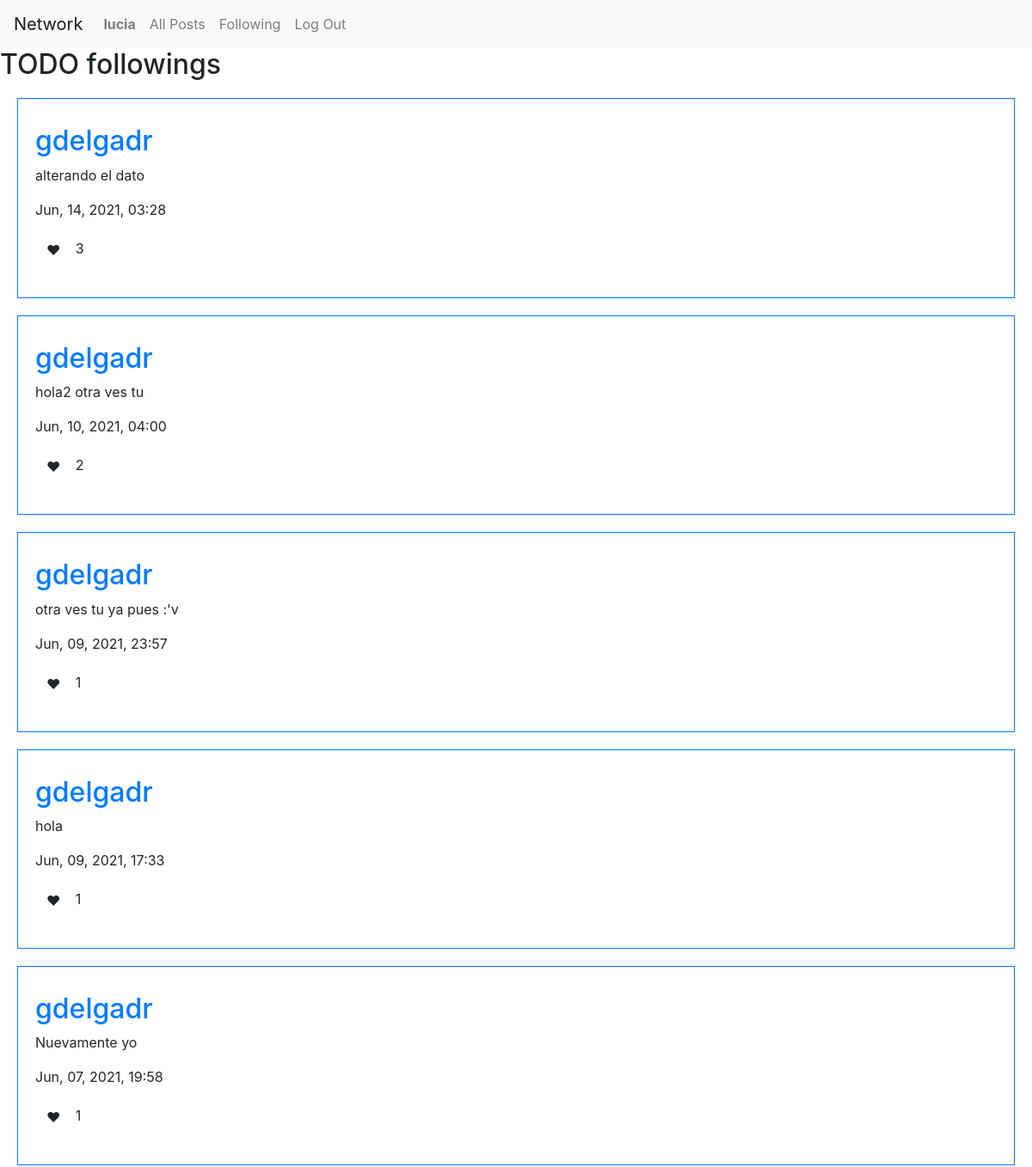
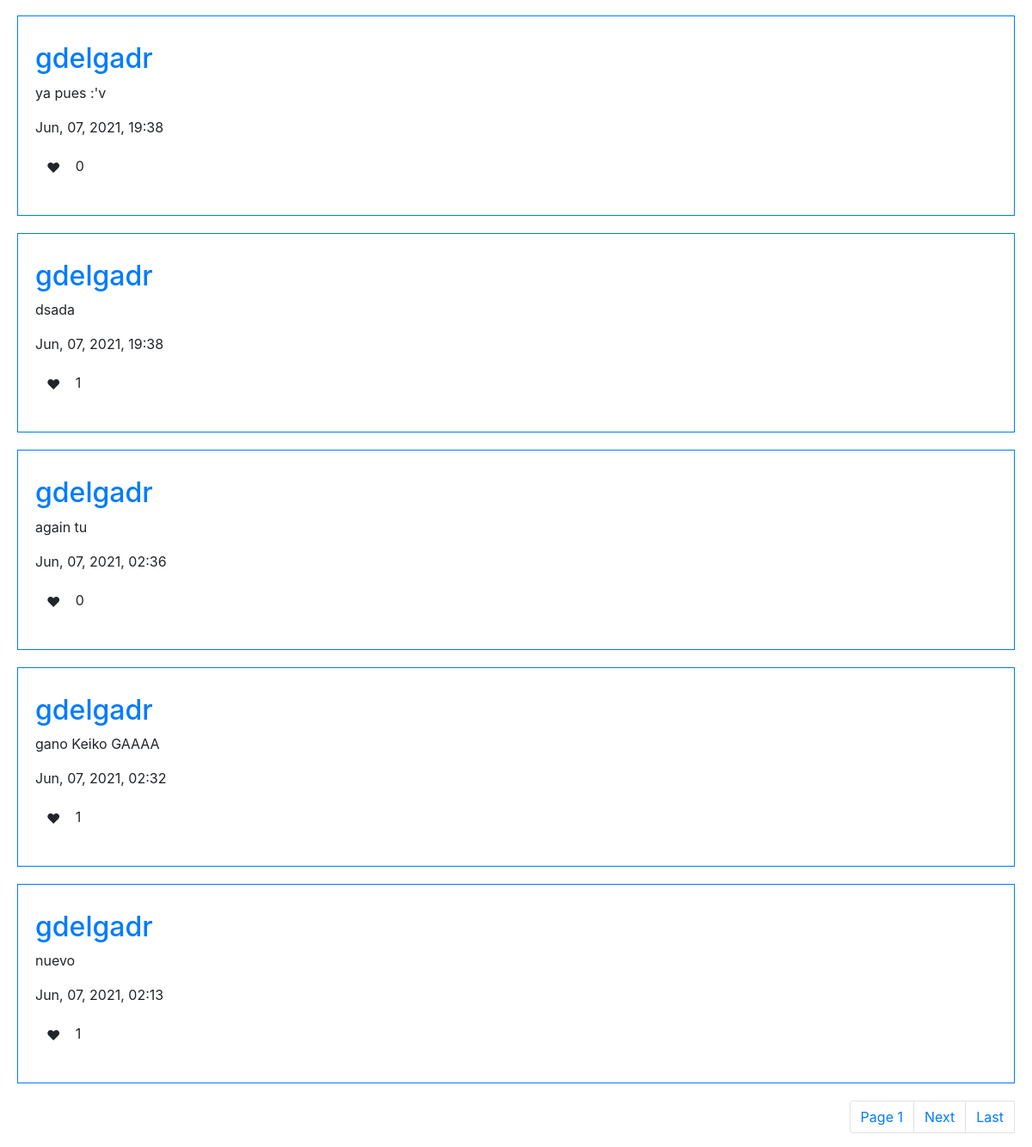
The page /followings (signed in) on the database its author committed (2 pictures, top to bottom).
### network/models.py (models this page shows, shortened)
class User(AbstractUser):
    pass

class Post(models.Model):
    content = models.CharField(max_length=255)
    user = models.ForeignKey('User', on_delete=models.CASCADE, related_name='author')
    date = models.DateTimeField(auto_now_add=True)
    liked = models.ManyToManyField('User', default=None, blank=True, related_name='post_likes')
    @property
    def num_likes(self):
        return self.liked.all().count()

### network/views.py (the view)
# urls.py: path("followings", views.followings, name="followings"),
def followings(request):
    current_user = request.user
    follows = Profile.objects.filter(follower=current_user)
    posts = Post.objects.all().order_by('-date')
    posted = []
    for p in posts:
        for follower in follows:
            if follower.target == p.user:
                posted.append(p)
    paginator = Paginator(posted, 10)
    page_number = request.GET.get('page')
    page_obj = paginator.get_page(page_number)
    return render(request,'network/followings.html',{
        'page_obj':page_obj
    })

### network/templates/network/followings.html (shortened to what this page needs)
{% extends "network/layout.html" %}
{% block body %}
    <h2>TODO followings</h2>
    {% for post in page_obj %}
        <div id="posts" data-page="{{ post.id }}" class="border border-primary">
            <h2><a href="{% url 'profile' username=post.user %}">{{ post.user.username }}</a></h2>
            <p class="post-content">{{ post.content }}</p>
            <p>{{ post.date | date:'M, d, Y, H:i' }}</p>
            <p>
                <button id="like_post" title="Love it" class="btn btn-counter" data-count="0">&#x2764;</button>
                <span>{{ post.num_likes }}</span>
            </p>
        </div>
    {% empty %}
        <p>No posts to show</p>
    {% endfor %}
{% endblock %}

### network/templates/network/layout.html (shortened to what this page needs)
{% load static %}
<!DOCTYPE html>
<html lang="en">
    <head>
        <link rel="stylesheet" href="https://stackpath.bootstrapcdn.com/bootstrap/4.4.1/css/bootstrap.min.css">
        <link rel="stylesheet" href="https://cdnjs.cloudflare.com/ajax/libs/font-awesome/4.7.0/css/font-awesome.min.css">
        <link href="{% static 'network/styles.css' %}" rel="stylesheet">
    </head>
    <body>
        <nav class="navbar navbar-expand-lg navbar-light bg-light">
            <a class="navbar-brand" href="{% url 'index' %}">Network</a>
            <div>
              <ul class="navbar-nav mr-auto">
                {% if user.is_authenticated %}
                    <li class="nav-item">
                        <a class="nav-link" href="{% url 'profile' username=user.username %}"><strong>{{ user.username }}</strong></a>
                    </li>
                {% endif %}
                <li class="nav-item">
                  <a class="nav-link" href="{% url 'index' %}">All Posts</a>
                </li>
                {% if user.is_authenticated %}
                    <li class="nav-item">
                        <a class="nav-link" href="{% url 'followings' %}">Following</a>
                    </li>
                    <li class="nav-item">
                        <a class="nav-link" href="{% url 'logout' %}">Log Out</a>
                    </li>
                {% endif %}
              </ul>
            </div>
          </nav>
        <div class="body">
            {% block body %}{% endblock %}
        </div>
        <nav id="pagination" aria-label="Page navigation example">
            <ul class="pagination justify-content-end">
                <li class="page-item">
                    <button class="page-link">Page {{ page_obj.number }}</button>
                </li>
                {% if page_obj.has_next %}
                    <li class="page-item">
                      <a class="page-link" href="?page={{ page_obj.next_page_number }}">Next</a>
                    </li>
                    <li>
                        <a class="page-link" href="?page={{ page_obj.paginator.num_pages }}">Last</a>
                    </li>
              {% endif %}
            </ul>
        </nav>
    </body>
</html>

### network/static/network/styles.css (style rules this page uses)
#compose-form , #posts { margin: 20px; border: 1px solid black; padding-left: 20px; padding-right: 20px; padding-top: 30px; padding-bottom: 20px; }
nav#pagination { padding-right: 20px; }

### rows shown on the page
User: username "lucia"
Post: user.username "gdelgadr", content "alterando el dato", date "Jun, 14, 2021, 03:28", num_likes "3"
Post: user.username "gdelgadr", content "hola2 otra ves tu", date "Jun, 10, 2021, 04:00", num_likes "2"
Post: user.username "gdelgadr", content "otra ves tu ya pues :'v", date "Jun, 09, 2021, 23:57", num_likes "1"
Post: user.username "gdelgadr", content "hola", date "Jun, 09, 2021, 17:33", num_likes "1"
Post: user.username "gdelgadr", content "Nuevamente yo", date "Jun, 07, 2021, 19:58", num_likes "1"
Post: user.username "gdelgadr", content "ya pues :'v", date "Jun, 07, 2021, 19:38", num_likes "0"
Post: user.username "gdelgadr", content "dsada", date "Jun, 07, 2021, 19:38", num_likes "1"
Post: user.username "gdelgadr", content "again tu", date "Jun, 07, 2021, 02:36", num_likes "0"
Post: user.username "gdelgadr", content "gano Keiko GAAAA", date "Jun, 07, 2021, 02:32", num_likes "1"
Post: user.username "gdelgadr", content "nuevo", date "Jun, 07, 2021, 02:13", num_likes "1"

### other values the page prints
{{ page_obj.number }} "1"
